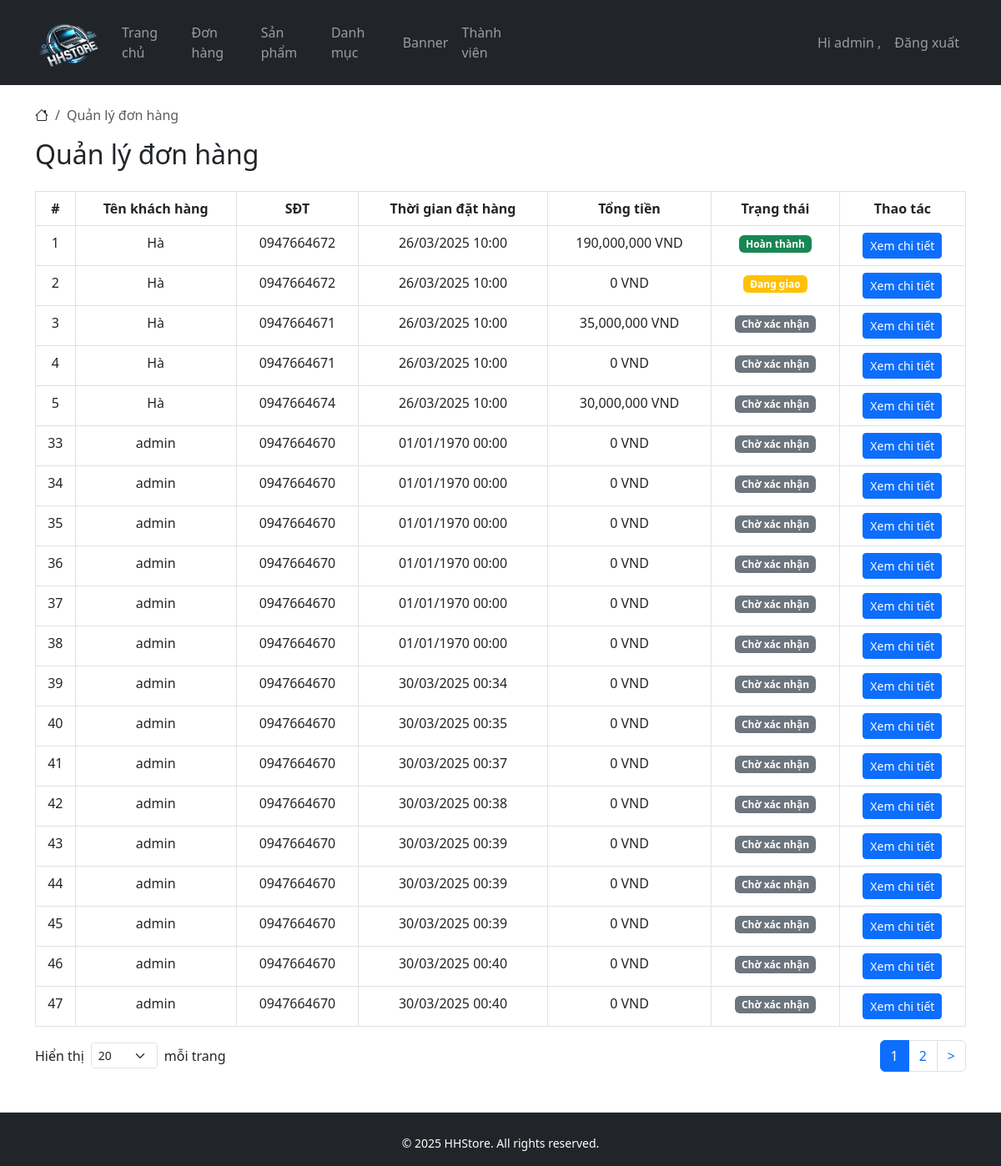
Screenshot of /public/index.php?controller=admin&action=orderList (signed in) with the database file from the repository.
### tables this page shows
CREATE TABLE `orders` (
                          `id` int(11) NOT NULL AUTO_INCREMENT,
                          `customer_name` varchar(100) DEFAULT NULL,
                          `address` varchar(255) DEFAULT NULL,
                          `total_amount` int(11) DEFAULT NULL,
                          `phone` varchar(10) DEFAULT NULL,
                          `user_id` int(11) DEFAULT NULL,
                          `created_at` datetime DEFAULT NULL,
                          `status` enum('Chờ xác nhận','Đang giao','Hoàn thành','Đã huỷ') DEFAULT 'Chờ xác nhận',
                          PRIMARY KEY (`id`)
);

### core/Controller.php (called while the page is built, shortened)
<?php
class Controller
{
    public function model($model)
    {
        return new $model();
    }
    public function view($view, $data = [])
    {
        require_once "../app/views/layouts/main.php";
    }
}

### app/controllers/AdminController.php (called while the page is built, shortened)
<?php
class AdminController extends Controller
{
    private array $toast;
    public function __construct()
    {
        $this->toast = [];
    }
    public function orderList()
    {
        $keyword = $_GET['keyword'] ?? '';
        $page = $_GET['page'] ?? 1;
        $perPage = $_GET['perPage'] ?? 20;
        $orderModel = $this->model('Order');
        $orders = $orderModel->searchOrder($keyword, $perPage, ($page - 1) * $perPage);
        $total = $orderModel->countOrder($keyword);
        $page = $_GET['page'] ?? 1;
        $perPage = $_GET['perPage'] ?? 20;
        $this->view('admin/order/index', [
            'orders' => $orders,
            'current_page' => $page,
            'total' => $total,
            'total_pages' => ceil($total / $perPage),
            'toast' => $this->toast
        ]);
    }
}

### public/index.php (called while the page is built, shortened)
<?php
require_once '../core/Router.php';
require_once '../core/Controller.php';
require_once '../core/Model.php';
$url = isset($_GET['url']) ? $_GET['url'] : '';
$router = new Router();
$router->route($url);

### core/Model.php (called while the page is built, shortened)
<?php
class Model {
    public function __construct() {
        $pdo = new PDO("mysql:host=" . DB_HOST . ";dbname=" . DB_NAME, DB_USER, DB_PASS);
        $pdo->setAttribute(PDO::ATTR_ERRMODE, PDO::ERRMODE_EXCEPTION);
        $this->db = $pdo;
    }
}

### app/models/Order.php (called while the page is built, shortened)
<?php
class Order extends Model
{
    public function searchOrder($keyword, int $limit = 20, int $offset = 0)
    {
        $query = "SELECT orders.*, users.username, users.phone as user_pnone FROM orders
            LEFT JOIN users ON orders.user_id = users.id";
        $bindings = [];
        $query .= " LIMIT $limit OFFSET $offset";
        $stmt = $this->db->prepare($query);
        $stmt->execute($bindings);
        return $stmt->fetchAll(PDO::FETCH_ASSOC);
    }
}

### app/views/admin/order/index.php (the view, shortened to what this page needs)
<nav aria-label="breadcrumb">
    <ol class="breadcrumb">
        <li class="breadcrumb-item"><i class="bi bi-house"></i></li>
        <li class="breadcrumb-item active" aria-current="page">Quản lý đơn hàng</li>
    </ol>
</nav>
<h2 class="mb-4">Quản lý đơn hàng</h2>
<?php if (empty($data['orders'])): ?>
    <p class="text-muted">Hiện chưa có đơn hàng nào.</p>
<?php else: ?>
    <table class="table table-bordered">
        <thead>
        <tr class="text-center">
            <th>#</th>
            <th>Tên khách hàng</th>
            <th>SĐT</th>
            <th>Thời gian đặt hàng</th>
            <th>Tổng tiền</th>
            <th>Trạng thái</th>
            <th>Thao tác</th>
        </tr>
        </thead>
        <tbody class="text-center">
        <?php foreach ($data['orders'] as $order): ?>
            <tr>
                <td><?= $order['id'] ?></td>
                <td><?= $order['customer_name'] ?? 'N/A' ?></td>
                <td><?= $order['phone'] ?? 'N/A' ?></td>
                <td><?= date('d/m/Y H:i', strtotime($order['created_at'])) ?></td>
                <td><?= number_format($order['total_amount']) ?> VND</td>
                <td>
                        <span class="badge bg-<?= $order['status'] === 'Đang giao' ? 'warning' : ($order['status'] === 'Hoàn thành' ? 'success' : 'secondary') ?>">
                            <?= ucfirst($order['status']) ?>
                        </span>
                </td>
                <td>
                    <a href="?controller=admin&action=orderDetails&id=<?= $order['id'] ?>" class="btn btn-sm btn-primary">Xem chi tiết</a>
                </td>
            </tr>
        <?php endforeach; ?>
        </tbody>
    </table>
<?php endif; ?>
<nav class="d-flex justify-content-between align-items-center">
    <div class="d-flex align-items-center">
        <span class="me-2">Hiển thị</span>
        <select style="width: 80px; font-size: 0.875rem;" class="form-select form-select-sm" form="formFilter" aria-label="Số lượng sản phẩm mỗi trang" name="per_page">
            <option value="20" <?= ($_GET['per_page'] ?? 20) == 20 ? 'selected' : '' ?>>20</option>
        </select>
        <span class="ms-2">mỗi trang</span>
    </div>
    <ul class="pagination justify-content-end mb-0">
        <?php for ($i = 1; $i <= $data['total_pages']; $i++): ?>
            <li class="page-item <?= ($i == $data['current_page']) ? 'active' : '' ?>">
                <a class="page-link" href="?controller=admin&action=orderList&page=<?= $i ?>"><?= $i ?></a>
            </li>
        <?php endfor; ?>
        <?php if ($data['current_page'] < $data['total_pages']): ?>
            <li class="page-item">
                <a class="page-link" href="?controller=admin&action=orderList&page=<?= $data['current_page'] + 1 ?>" aria-label="Next">
                    &gt;
                </a>
            </li>
        <?php endif; ?>
    </ul>
</nav>

### public/assets/css/style.css (style rules this page uses)
html, body { height: 100%; }
body { display: flex; flex-direction: column; }

### rows the page displays
orders: id "1", customer_name "Hà", phone "0947664672", created_at "26/03/2025 10:00", total_amount "190,000,000", status "Hoàn thành"
orders: id "2", customer_name "Hà", phone "0947664672", created_at "26/03/2025 10:00", total_amount "0", status "Đang giao"
orders: id "3", customer_name "Hà", phone "0947664671", created_at "26/03/2025 10:00", total_amount "35,000,000", status "Chờ xác nhận"
orders: id "4", customer_name "Hà", phone "0947664671", created_at "26/03/2025 10:00", total_amount "0", status "Chờ xác nhận"
orders: id "5", customer_name "Hà", phone "0947664674", created_at "26/03/2025 10:00", total_amount "30,000,000", status "Chờ xác nhận"
orders: id "33", customer_name "admin", phone "0947664670", created_at "01/01/1970 00:00", total_amount "0", status "Chờ xác nhận"
orders: id "34", customer_name "admin", phone "0947664670", created_at "01/01/1970 00:00", total_amount "0", status "Chờ xác nhận"
orders: id "35", customer_name "admin", phone "0947664670", created_at "01/01/1970 00:00", total_amount "0", status "Chờ xác nhận"
orders: id "36", customer_name "admin", phone "0947664670", created_at "01/01/1970 00:00", total_amount "0", status "Chờ xác nhận"
orders: id "37", customer_name "admin", phone "0947664670", created_at "01/01/1970 00:00", total_amount "0", status "Chờ xác nhận"
orders: id "38", customer_name "admin", phone "0947664670", created_at "01/01/1970 00:00", total_amount "0", status "Chờ xác nhận"
orders: id "39", customer_name "admin", phone "0947664670", created_at "30/03/2025 00:34", total_amount "0", status "Chờ xác nhận"
orders: id "40", customer_name "admin", phone "0947664670", created_at "30/03/2025 00:35", total_amount "0", status "Chờ xác nhận"
orders: id "41", customer_name "admin", phone "0947664670", created_at "30/03/2025 00:37", total_amount "0", status "Chờ xác nhận"
orders: id "42", customer_name "admin", phone "0947664670", created_at "30/03/2025 00:38", total_amount "0", status "Chờ xác nhận"
orders: id "43", customer_name "admin", phone "0947664670", created_at "30/03/2025 00:39", total_amount "0", status "Chờ xác nhận"
orders: id "44", customer_name "admin", phone "0947664670", created_at "30/03/2025 00:39", total_amount "0", status "Chờ xác nhận"
orders: id "45", customer_name "admin", phone "0947664670", created_at "30/03/2025 00:39", total_amount "0", status "Chờ xác nhận"
orders: id "46", customer_name "admin", phone "0947664670", created_at "30/03/2025 00:40", total_amount "0", status "Chờ xác nhận"
orders: id "47", customer_name "admin", phone "0947664670", created_at "30/03/2025 00:40", total_amount "0", status "Chờ xác nhận"

### other values shown
$_SESSION['user']['username'] "admin"
